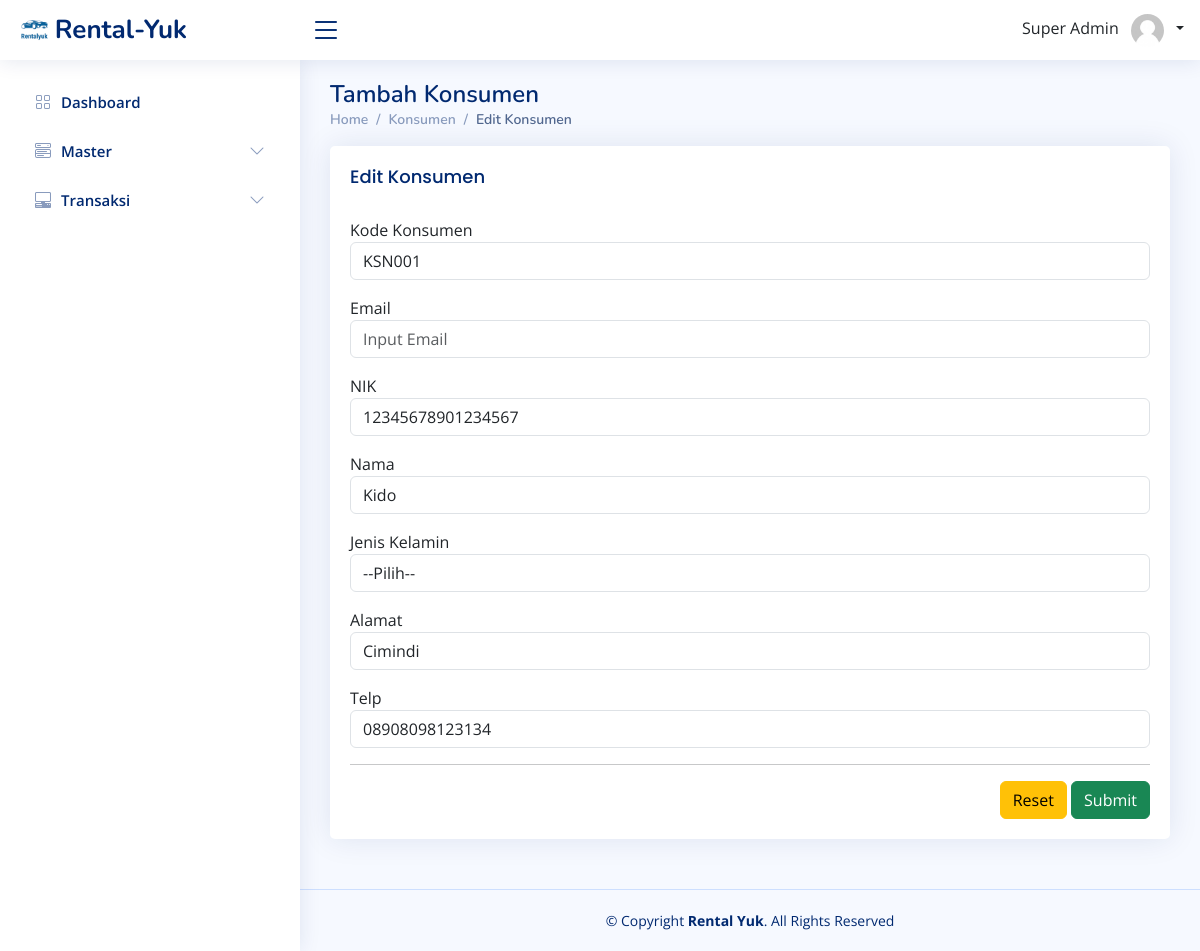
The page /index.php?page=konsumen/edit&id=5 (signed in) on the database its author committed.
### tables this page shows
CREATE TABLE `konsumen` (
  `id` int(11) NOT NULL,
  `kode_konsumen` varchar(255) NOT NULL,
  `nik` varchar(255) NOT NULL,
  `nama` varchar(255) NOT NULL,
  `jenis_kelamin` enum('Laki-Laki','Perempuan') NOT NULL,
  `alamat` text NOT NULL,
  `telp` varchar(27) NOT NULL
);

### pages/konsumen/edit/index.php (the view, shortened to what this page needs)
<?php
include_once('config/koneksi.php');
$id = $_GET['id'];
$sql = "SELECT * FROM konsumen WHERE id = $id";
$result = mysqli_query($koneksi, $sql);
$data = mysqli_fetch_array($result);
?>
<main id="main" class="main">
    <div class="pagetitle">
        <h1>Tambah Konsumen</h1>
        <nav>
            <ol class="breadcrumb">
                <li class="breadcrumb-item"><a href="index.php">Home</a></li>
                <li class="breadcrumb-item"><a href="index.php?page=konsumen">Konsumen</a></li>
                <li class="breadcrumb-item active">Edit Konsumen</li>
            </ol>
        </nav>
    </div>
    <section class="section">
        <div class="row">
            <div class="col-lg-12">
                <div class="card">
                    <div class="card-body">
                        <h5 class="card-title">Edit Konsumen</h5>
                        <form action="logic/konsumen/update.php" method="post">
                            <div class="form-group mb-3">
                                <label>Kode Konsumen</label>
                                <input type="text" name="kode_konsumen" placeholder="Input Kode Konsumen" class="form-control" value="<?= $data['kode_konsumen'] ?>">
                            </div>
                            <div class="form-group mb-3">
                                <label>Email</label>
                                <input type="text" name="email" placeholder="Input Email" class="form-control" value="<?= $data['email'] ?>">
                            </div>
                            <div class="form-group mb-3">
                                <label>NIK</label>
                                <input type="text" name="nik" placeholder="Input NIK" class="form-control" value="<?= $data['nik'] ?>">
                            </div>
                            <div class="form-group mb-3">
                                <label>Nama</label>
                                <input type="text" name="nama" placeholder="Input Nama" class="form-control" value="<?= $data['nama'] ?>">
                            </div>
                            <div class="form-group mb-3">
                                <label>Jenis Kelamin</label>
                                <select class="form-control" name="kelamin">
                                    <option value="<?= $data['jenis_kelamin'] ?>">--Pilih--</option>
                                </select>
                            </div>
                            <div class="form-group mb-3">
                                <label>Alamat</label>
                                <input type="text" name="alamat" placeholder="Input Alamat" class="form-control" value="<?= $data['alamat'] ?>">
                            </div>
                            <div class="form-group mb-3">
                                <label>Telp</label>
                                <input type="text" name="telp" placeholder="Input Telp" class="form-control" value="<?= $data['telp'] ?>">
                            </div>
                            <hr>
                            <div class="text-end">
                                <button type="reset" class="btn btn-warning">Reset</button>
                                <button type="submit" name="Submit" class="btn btn-success">Submit</button>
                            </div>
                        </form>
                    </div>
                </div>
            </div>
        </div>
    </section>
</main>

### assets/css/style.css (style rules this page uses)
:root { scroll-behavior: smooth; }
body { font-family: "Open Sans", sans-serif; background: #f6f9ff; color: #444444; }
a { color: #4154f1; text-decoration: none; }
h1, h2, h3, h4, h5, h6 { font-family: "Nunito", sans-serif; }
#main { margin-top: 60px; padding: 20px 30px; transition: all 0.3s; }
.pagetitle { margin-bottom: 10px; }
.pagetitle h1 { font-size: 24px; margin-bottom: 0; font-weight: 600; color: #012970; }
.card { margin-bottom: 30px; border: none; border-radius: 5px; box-shadow: 0px 0 30px rgba(1, 41, 112, 0.1); }
.card-title { padding: 20px 0 15px 0; font-size: 18px; font-weight: 500; color: #012970; font-family: "Poppins", sans-serif; }
.card-body { padding: 0 20px 20px 20px; }
.breadcrumb { font-size: 14px; font-family: "Nunito", sans-serif; color: #899bbd; font-weight: 600; }
.breadcrumb a { color: #899bbd; transition: 0.3s; }
.breadcrumb .breadcrumb-item::before { color: #899bbd; }
.breadcrumb .active { color: #51678f; font-weight: 600; }
@media (min-width: 1200px) { #main, #footer { margin-left: 300px; } }

### rows shown on the page
konsumen: kode_konsumen "KSN001", nik "12345678901234567", nama "Kido", alamat "Cimindi", telp "08908098123134"

### other values the page prints
$_SESSION['nama'] "Super Admin"
